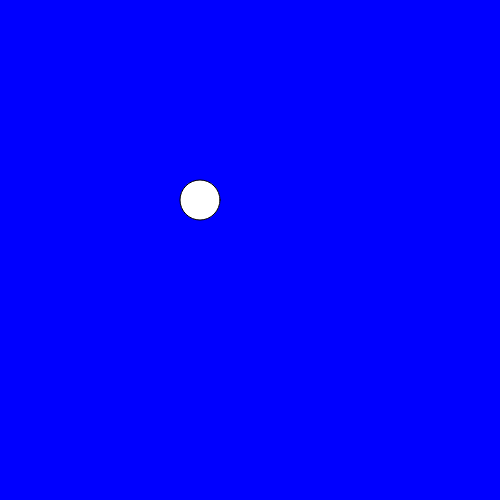
Frame 1 (no input)
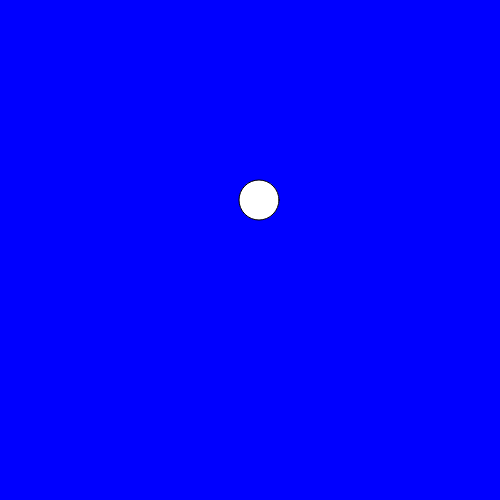
Frame 60 (no input)
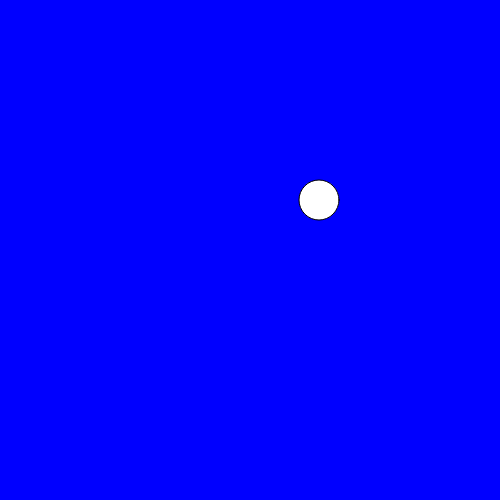
Frame 120 (the mouse pressed at the canvas centre since frame 60)

The p5.js sketch that drew these frames (run headless with seeded random() and noise() and a simulated clock; from frame 60 on, the mouse is pressed at the canvas centre):

// p5.js sketch
// ── sketch.js
var a =200;
var b= 1;


function setup()
{
createCanvas(500,500);
background(0,0,255);
}

function draw()
{
    background(0,0,255);
  ellipse(a, 200, 40, 40);
  a = a+b;
  if (a>width-20 || a<20)
  {
    b=-b;
}

}
